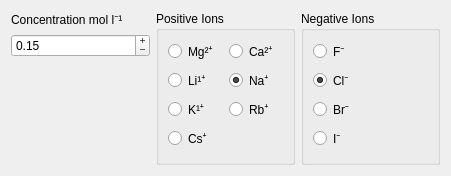
<?xml version="1.0" encoding="UTF-8"?>
<ui version="4.0">
 <class>NeutraliseSettings</class>
 <widget class="QWidget" name="NeutraliseSettings">
  <property name="geometry">
   <rect>
    <x>0</x>
    <y>0</y>
    <width>451</width>
    <height>176</height>
   </rect>
  </property>
  <property name="windowTitle">
   <string>Form</string>
  </property>
  <layout class="QGridLayout" name="gridLayout_2">
   <item row="0" column="0">
    <layout class="QVBoxLayout" name="verticalLayout_14" stretch="0,0,0">
     <item>
      <widget class="QLabel" name="ionConcentrationLabel">
       <property name="sizePolicy">
        <sizepolicy hsizetype="Preferred" vsizetype="Preferred">
         <horstretch>5</horstretch>
         <verstretch>0</verstretch>
        </sizepolicy>
       </property>
       <property name="text">
        <string>Concentration mol l⁻¹ </string>
       </property>
      </widget>
     </item>
     <item>
      <widget class="QDoubleSpinBox" name="ionConcentration">
             <property name="buttonSymbols">
              <enum>QAbstractSpinBox::PlusMinus</enum>
             </property>
       <property name="singleStep">
        <double>0.010000000000000</double>
       </property>
       <property name="value">
        <double>0.150000000000000</double>
       </property>
      </widget>
     </item>
     <item>
      <spacer name="verticalSpacer">
       <property name="orientation">
        <enum>Qt::Vertical</enum>
       </property>
       <property name="sizeHint" stdset="0">
        <size>
         <width>20</width>
         <height>40</height>
        </size>
       </property>
      </spacer>
     </item>
    </layout>
   </item>
   <item row="0" column="1">
    <widget class="QGroupBox" name="groupBox_2">
     <property name="sizePolicy">
      <sizepolicy hsizetype="Preferred" vsizetype="Preferred">
       <horstretch>0</horstretch>
       <verstretch>0</verstretch>
      </sizepolicy>
     </property>
     <property name="title">
      <string>Positive Ions</string>
     </property>
     <layout class="QGridLayout" name="gridLayout">
      <item row="5" column="0">
       <widget class="QRadioButton" name="csIon">
        <property name="text">
         <string>Cs⁺</string>
        </property>
       </widget>
      </item>
      <item row="2" column="0">
       <widget class="QRadioButton" name="liIon">
        <property name="text">
         <string>Li¹⁺</string>
        </property>
       </widget>
      </item>
      <item row="4" column="1">
       <widget class="QRadioButton" name="rbIon">
        <property name="text">
         <string>Rb⁺</string>
        </property>
       </widget>
      </item>
      <item row="0" column="0">
       <widget class="QRadioButton" name="mgIon">
        <property name="text">
         <string>Mg²⁺</string>
        </property>
       </widget>
      </item>
      <item row="0" column="1">
       <widget class="QRadioButton" name="caIon">
        <property name="text">
         <string>Ca²⁺</string>
        </property>
       </widget>
      </item>
      <item row="4" column="0">
       <widget class="QRadioButton" name="kIon">
        <property name="text">
         <string>K¹⁺</string>
        </property>
       </widget>
      </item>
      <item row="2" column="1">
       <widget class="QRadioButton" name="naIon">
        <property name="text">
         <string>Na⁺</string>
        </property>
        <property name="checked">
         <bool>true</bool>
        </property>
       </widget>
      </item>
     </layout>
    </widget>
   </item>
   <item row="0" column="2">
    <widget class="QGroupBox" name="groupBox_3">
     <property name="sizePolicy">
      <sizepolicy hsizetype="Preferred" vsizetype="Preferred">
       <horstretch>0</horstretch>
       <verstretch>0</verstretch>
      </sizepolicy>
     </property>
     <property name="title">
      <string>Negative Ions</string>
     </property>
     <layout class="QVBoxLayout" name="verticalLayout_13">
      <item>
       <widget class="QRadioButton" name="fIon">
        <property name="text">
         <string>F⁻</string>
        </property>
       </widget>
      </item>
      <item>
       <widget class="QRadioButton" name="clIon">
        <property name="text">
         <string>Cl⁻</string>
        </property>
        <property name="checked">
         <bool>true</bool>
        </property>
       </widget>
      </item>
      <item>
       <widget class="QRadioButton" name="brIon">
        <property name="text">
         <string>Br⁻</string>
        </property>
       </widget>
      </item>
      <item>
       <widget class="QRadioButton" name="iIon">
        <property name="text">
         <string>I⁻</string>
        </property>
       </widget>
      </item>
     </layout>
    </widget>
   </item>
  </layout>
 </widget>
 <resources/>
 <connections/>
</ui>
